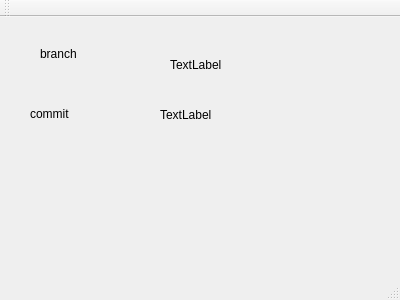
<?xml version="1.0" encoding="UTF-8"?>
<ui version="4.0">
 <class>MainWindow</class>
 <widget class="QMainWindow" name="MainWindow">
  <property name="geometry">
   <rect>
    <x>0</x>
    <y>0</y>
    <width>400</width>
    <height>300</height>
   </rect>
  </property>
  <property name="windowTitle">
   <string>MainWindow</string>
  </property>
  <widget class="QWidget" name="centralWidget">
   <widget class="QLabel" name="label">
    <property name="geometry">
     <rect>
      <x>40</x>
      <y>30</y>
      <width>47</width>
      <height>13</height>
     </rect>
    </property>
    <property name="text">
     <string>branch</string>
    </property>
   </widget>
   <widget class="QLabel" name="label_2">
    <property name="geometry">
     <rect>
      <x>30</x>
      <y>90</y>
      <width>47</width>
      <height>13</height>
     </rect>
    </property>
    <property name="text">
     <string>commit </string>
    </property>
   </widget>
   <widget class="QLabel" name="label_branch">
    <property name="geometry">
     <rect>
      <x>170</x>
      <y>40</y>
      <width>201</width>
      <height>16</height>
     </rect>
    </property>
    <property name="text">
     <string>TextLabel</string>
    </property>
   </widget>
   <widget class="QLabel" name="label_commit">
    <property name="geometry">
     <rect>
      <x>160</x>
      <y>90</y>
      <width>201</width>
      <height>16</height>
     </rect>
    </property>
    <property name="text">
     <string>TextLabel</string>
    </property>
   </widget>
  </widget>
  <widget class="QMenuBar" name="menuBar">
   <property name="geometry">
    <rect>
     <x>0</x>
     <y>0</y>
     <width>400</width>
     <height>20</height>
    </rect>
   </property>
  </widget>
  <widget class="QToolBar" name="mainToolBar">
   <attribute name="toolBarArea">
    <enum>TopToolBarArea</enum>
   </attribute>
   <attribute name="toolBarBreak">
    <bool>false</bool>
   </attribute>
  </widget>
  <widget class="QStatusBar" name="statusBar"/>
 </widget>
 <layoutdefault spacing="6" margin="11"/>
 <resources/>
 <connections/>
</ui>
